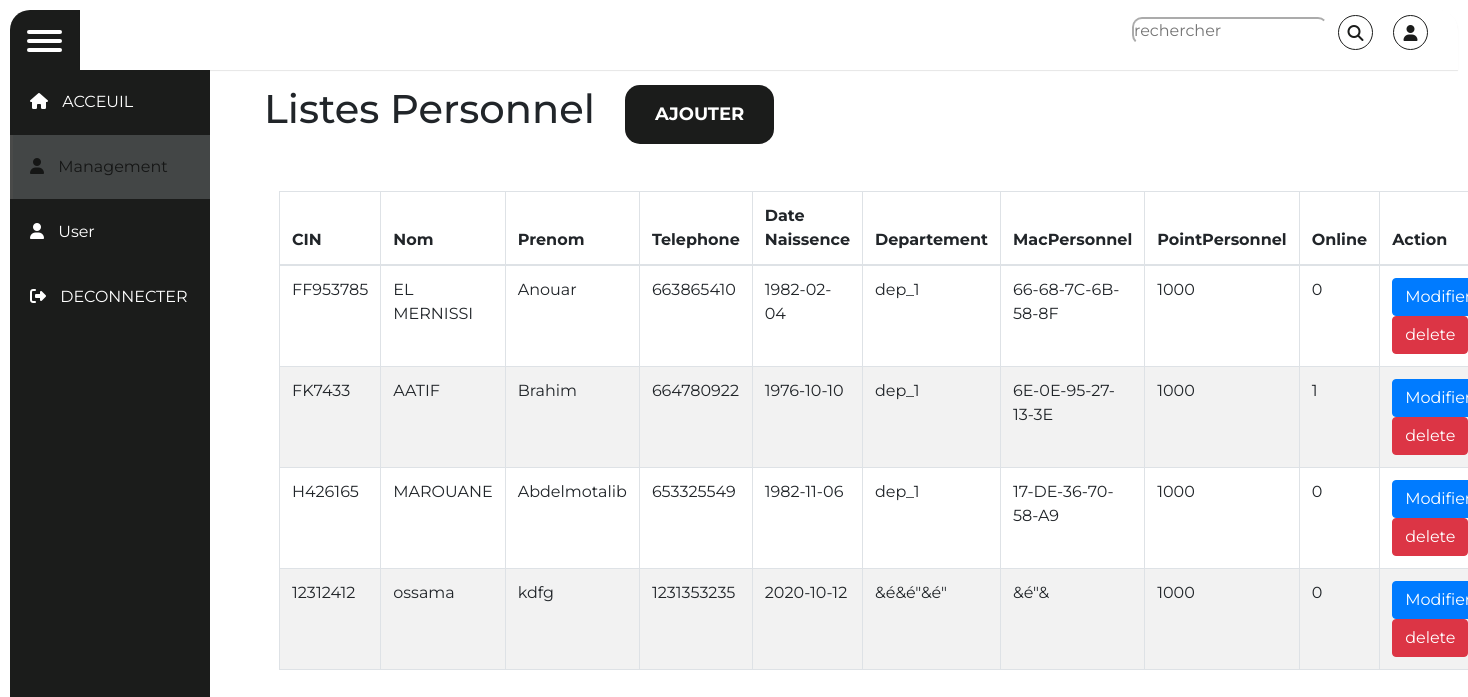
Screenshot of /project01/Personne/personne.php (signed in) with the database file from the repository.
### tables this page shows
CREATE TABLE `personnel` (
  `idPersonnel` int(11) NOT NULL,
  `cinPersonnel` char(10) NOT NULL,
  `nomPersonnel` varchar(50) NOT NULL,
  `prenomPersonnel` varchar(50) NOT NULL,
  `telPersonnel` int(11) NOT NULL,
  `dateNaisPersonnel` date NOT NULL,
  `departementPersonnel` varchar(50) NOT NULL,
  `macBracelet` char(17) NOT NULL,
  `pointsPersonnel` int(11) NOT NULL,
  `onlinePersonnel` tinyint(1) NOT NULL
);

### project01/Personne/personne.php (the view, shortened to what this page needs)
<?php
$status = false;
$search = "";
?>
<!DOCTYPE html>
<html lang="en">
<head>
	<link rel="stylesheet" href="../css/styles.css">
  <link rel="stylesheet" href="https://stackpath.bootstrapcdn.com/bootstrap/4.4.1/css/bootstrap.min.css">
</head>
<body>
<div class="wrapper">
  <div class="top_navbar">
    <div class="hamburger">
       <div class="one"></div>
       <div class="two"></div>
       <div class="three"></div>
    </div>
    <div class="top_menu">
      <form class="form" role="form" name="search" action="personne.php" method="post">
      <ul>
        <li>
          <input type="text" placeholder="rechercher" name="name" id="search">
        </li>
       <li>
       <button type="submit" style="background-color:white;border:none;outline:none;"   >
       <a>
          <i class="fas fa-search"></i>
        </a>
      </button>
          </li>
          <li><a href="personne.php">
          <i class="fas fa-user"></i>
          </a></li>
      </ul>
      </form>
    </div>
  </div>
  <div class="sidebar">
  <ul>
        <li><a href="../index.php" >
          <span class="icon"><i class="fas fa-home"></i></span>
          <span class="title">ACCEUIL</span></a></li>
        <li><a href="#" class="active">
          <span class="icon"><i class="fas fa-user"></i></span>
          <span class="title">Management</span>
          </a></li>
           <?php
          $db = Database::connect();
            $statement = $db->prepare("select * from utilisateur where emailUtilisateur   = ? ");
            $statement->execute(array($_SESSION["user"]));
            $item = $statement->fetch();
            if($item["roleUtilisateur"] == "Super admin"){
              echo '<li><a href="../User/user.php">
              <span class="icon"><i class="fas fa-user"></i></span>
              <span class="title">User</span>
              </a></li>';
            }
          ?>
        <li><a href="../Logout.php">
          <span class="icon"><i class="fas fa-sign-out-alt"></i></span>
          <span class="title">DECONNECTER</span>
          </a></li>
    </ul>
  </div>
  <div class="main_container">
    <div class="container admin">
    <div>
        <div class="row">
        <h1>Listes Personnel</h1>
          <a class="btn-main" href="Ajoute.php" id="Ajoute">Ajouter</a>  <br>
          </div>
            <table class="table table-striped table-bordered">
            <thead>
                <tr>
                <th>CIN</th>
                <th>Nom</th>
                <th>Prenom</th>
                <th>Telephone</th>
                <th>Date Naissence</th>
                <th>Departement</th>
                <th>MacPersonnel</th>
                <th>PointPersonnel</th>
                <th>Online</th>
                <th>Action</th>
                </tr>
            </thead>
            <tbody>
            <tr>
            <?php
            $db = Database::connect();
            if($status){
              $statement = $db->prepare("select idPersonnel,cinPersonnel,nomPersonnel,prenomPersonnel,telPersonnel,dateNaisPersonnel,departementPersonnel,macBracelet,pointsPersonnel,onlinePersonnel from personnel where nomPersonnel = ? or cinPersonnel = ?  or prenomPersonnel = ? ");
              $statement->execute(array($search,$search,$search));
              while($item = $statement->fetch())
              {
                echo      '<tr>';
                echo    '<td>' . $item['cinPersonnel'] .  '</td>';
                echo    '<td>' . $item['nomPersonnel'] .  '</td>';
                echo    '<td>' . $item['prenomPersonnel'] .  '</td>';
                echo    '<td>' . $item['telPersonnel'] .  '</td>';
                echo    '<td>' . $item['dateNaisPersonnel'] .  '</td>';
                echo    '<td>' . $item['departementPersonnel'] .  '</td>';
                echo    '<td>' . $item['macBracelet'] .  '</td>';
                echo    '<td>' . $item['pointsPersonnel'] .  '</td>';
                echo    '<td>' . $item['onlinePersonnel'] .  '</td>';
                echo   '<td width="300">';
                echo   '<a class="btn btn-primary" href="Modifier.php?id=' .$item['idPersonnel'] . '"><span class="glyphicon glyphicon-pencil"></span> Modifier </a>';
                echo ' ';
                echo     '<a class="btn btn-danger" href="Suppression.php?id=' .$item['idPersonnel'] . '"><span class="glyphicon glyphicon-remove"></span> delete </a>';
                echo    '</td>';
                echo '</tr>';
              }
              }else{
              $statement = $db->query("select idPersonnel,cinPersonnel,nomPersonnel,prenomPersonnel,telPersonnel,dateNaisPersonnel,departementPersonnel,macBracelet,pointsPersonnel,onlinePersonnel from personnel LIMIT 10 ");
              while($item = $statement->fetch())
              {
             echo      '<tr>';
             echo    '<td>' . $item['cinPersonnel'] .  '</td>';
             echo    '<td>' . $item['nomPersonnel'] .  '</td>';
             echo    '<td>' . $item['prenomPersonnel'] .  '</td>';
             echo    '<td>' . $item['telPersonnel'] .  '</td>';
             echo    '<td>' . $item['dateNaisPersonnel'] .  '</td>';
             echo    '<td>' . $item['departementPersonnel'] .  '</td>';
             echo    '<td>' . $item['macBracelet'] .  '</td>';
             echo    '<td>' . $item['pointsPersonnel'] .  '</td>';
             echo    '<td>' . $item['onlinePersonnel'] .  '</td>';
             echo   '<td width="300">';
             echo   '<a class="btn btn-primary" href="Modifier.php?id=' .$item['idPersonnel'] . '"><span class="glyphicon glyphicon-pencil"></span> Modifier </a>';
             echo     '<a class="btn btn-danger" href="Suppression.php?id=' .$item['idPersonnel'] . '"><span class="glyphicon glyphicon-remove"></span> delete </a>';
             echo    '</td>';
             echo '</tr>';
              }
            }
                ?>
                        </tr>
            </tbody>
            </table>
        </div>
        </div>
  </div>
</div>
</body>
</html>

### project01/css/styles.css (style rules this page uses)
* { margin: 0; padding: 0; list-style: none; text-decoration: none; box-sizing: border-box; font-family: 'Montserrat', sans-serif; }
body { background: #FFF; }
.wrapper { margin: 10px; }
.wrapper .top_navbar { width: calc(100% - 20px); height: 60px; display: flex; position: fixed; top: 10px; }
.wrapper .top_navbar .hamburger { width: 70px; height: 100%; background: #1B1C1B; padding: 15px 17px; border-top-left-radius: 20px; cursor: pointer; }
.wrapper .top_navbar .hamburger div { width: 35px; height: 4px; background: #FFF; margin: 5px 0; border-radius: 5px; }
.wrapper .top_navbar .top_menu { width: calc(100% - 70px); height: 100%; background: #fff; border-top-right-radius: 20px; display: flex; justify-content: space-between; align-items: center; padding: 0 20px; box-shadow: 0 1px 1px rgba(0,0,0,0.1); }
.wrapper .top_navbar .top_menu ul { display: flex; }
.wrapper .top_navbar .top_menu ul li a { display: block; margin: 0 10px; width: 35px; height: 35px; line-height: 35px; text-align: center; border: 1px solid #1B1C1B; border-radius: 50%; color: #1B1C1B; }
.btn-main { padding: 16px 30px; background-color: #1B1C1B; text-transform: uppercase; font-size: 18px; font-weight: 700; cursor: pointer; border-radius: 15px; color: #FFFFFF !important; border: none; margin-left: 30px; outline: none; text-decoration: none !important; }
.table { margin-top: 47px; }
.wrapper .sidebar { position: fixed; top: 70px; left: 10px; background: #1B1C1B; width: 200px; height: calc(100% - 80px); border-bottom-left-radius: 20px; transition: all 0.3s ease; }
.wrapper .sidebar ul li a { display: block; padding: 20px; color: #fff; position: relative; margin-bottom: 1px; color: #FFF; white-space: nowrap; }
.wrapper .sidebar ul li a:before { content: ""; position: absolute; top: 0; left: 0; width: 3px; height: 100%; background: #FFF; display: none; }
.wrapper .sidebar ul li a span.icon { margin-right: 10px; display: inline-block; }
.wrapper .sidebar ul li a span.title { display: inline-block; }
.wrapper .sidebar ul li a:hover, .wrapper .sidebar ul li a.active { background: #e1ecf2; opacity: 0.2; color: #000; }
.wrapper .sidebar ul li a:hover:before, .wrapper .sidebar ul li a.active:before { display: block; }
.wrapper .main_container { width: (100% - 200px); margin-top: 70px; margin-left: 200px; padding: 15px; transition: all 0.3s ease; }
#search { border-radius: 10px; margin-top: 2px; outline: none; border-color: white; }

### rows the page displays
personnel: cinPersonnel "FF953785", nomPersonnel "EL MERNISSI", prenomPersonnel "Anouar", telPersonnel "663865410", dateNaisPersonnel "1982-02-04", departementPersonnel "dep_1", macBracelet "66-68-7C-6B-58-8F", pointsPersonnel "1000", onlinePersonnel "0"
personnel: cinPersonnel "FK7433", nomPersonnel "AATIF", prenomPersonnel "Brahim", telPersonnel "664780922", dateNaisPersonnel "1976-10-10", departementPersonnel "dep_1", macBracelet "6E-0E-95-27-13-3E", pointsPersonnel "1000", onlinePersonnel "1"
personnel: cinPersonnel "H426165", nomPersonnel "MAROUANE", prenomPersonnel "Abdelmotalib", telPersonnel "653325549", dateNaisPersonnel "1982-11-06", departementPersonnel "dep_1", macBracelet "17-DE-36-70-58-A9", pointsPersonnel "1000", onlinePersonnel "0"
personnel: cinPersonnel "12312412", nomPersonnel "ossama", prenomPersonnel "kdfg", telPersonnel "1231353235", dateNaisPersonnel "2020-10-12", departementPersonnel "&é&é\"&é\"", macBracelet "&é\"&", pointsPersonnel "1000", onlinePersonnel "0"
